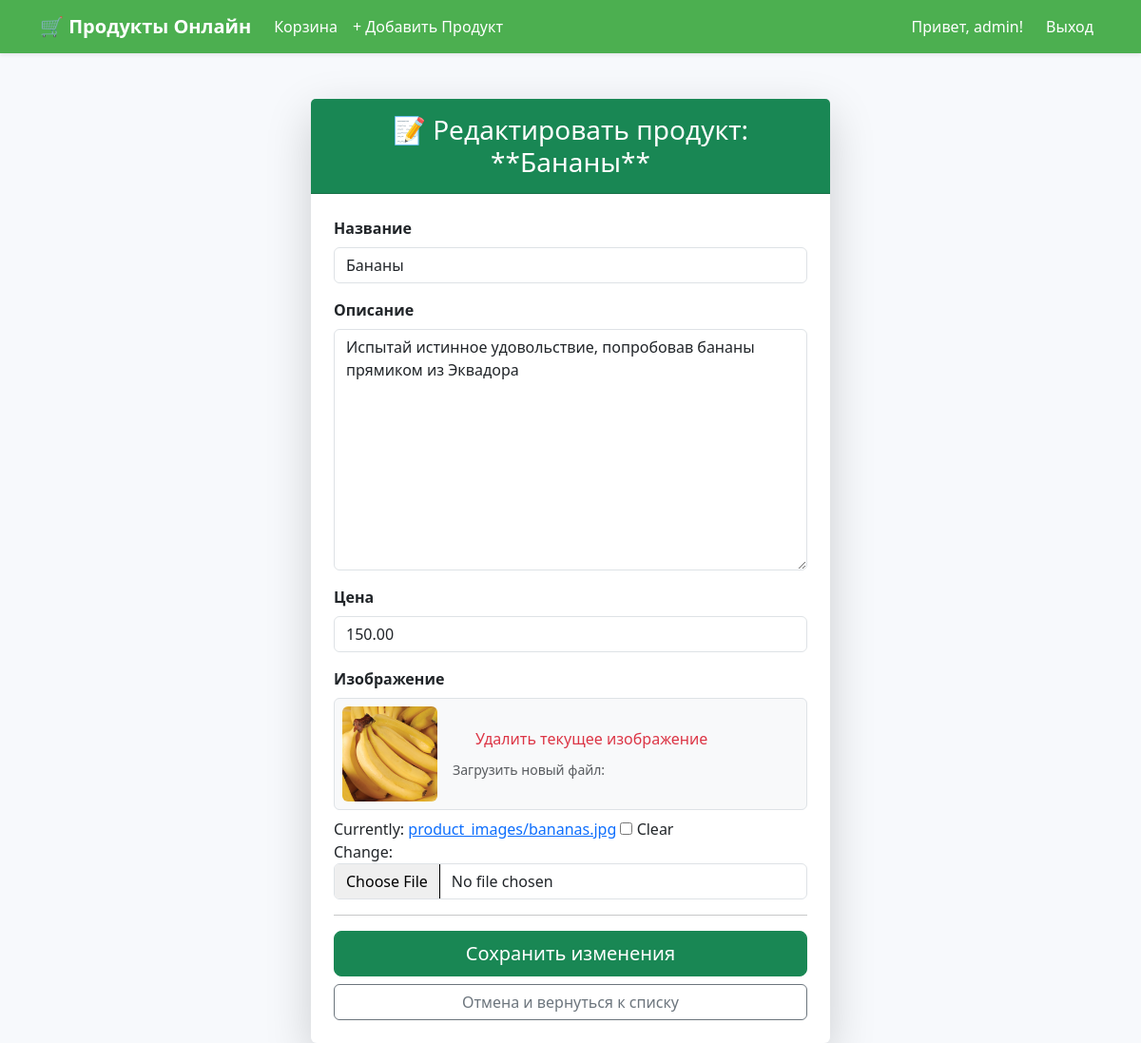
Screenshot of /product/1/edit/ (signed in) with the database file from the repository.
### grocery/models.py (models this page shows, shortened)
class Product(models.Model):
    name = models.CharField(max_length=200, verbose_name="Название")
    description = models.TextField(verbose_name="Описание")
    price = models.DecimalField(max_digits=10, decimal_places=2, verbose_name="Цена")
    image = models.ImageField(upload_to='product_images/', blank=True, null=True, verbose_name="Изображение")
    def get_image_url(self):
        if self.image:
            return self.image.url
        return 'https://via.placeholder.com/400x200?text=Нет+изображения'

### grocery/views.py (the view)
# urls.py: path('product/<int:pk>/edit/', ProductUpdateView.as_view(), name='product_update'),
@method_decorator(login_required, name='dispatch')
class ProductUpdateView(UpdateView):
    model = Product
    fields = ['name', 'description', 'price', 'image']  # Используем 'image'
    success_url = reverse_lazy('product_list')
    template_name = 'product_form.html'
    def dispatch(self, request, *args, **kwargs):
        if not request.user.is_superuser:
            return redirect('product_list')
        return super().dispatch(request, *args, **kwargs)

### templates/product_form.html (shortened to what this page needs)
{% extends "base.html" %}
{% block content %}
<div class="row justify-content-center mt-5">
    <div class="col-md-8 col-lg-6">
        <div class="card shadow-lg border-0">
            <div class="card-header bg-success text-white text-center py-3">
                <h3 class="mb-0">
                    {% if form.instance.pk %}
                        📝 Редактировать продукт: **{{ form.instance.name }}**
                    {% else %}
                        ➕ Добавить новый продукт
                    {% endif %}
                </h3>
            </div>
            <div class="card-body p-4">
                <form method="post" enctype="multipart/form-data">
                    {% for field in form %}
                        <div class="mb-3">
                            <label for="{{ field.id_for_label }}" class="form-label fw-bold">{{ field.label }}</label>
                            {% if field.name == 'image' and form.instance.image %}
                                <div class="mb-2 p-2 border rounded bg-light d-flex align-items-center">
                                    <img src="{{ form.instance.get_image_url }}" alt="Текущее изображение" style="width: 100px; height: 100px; object-fit: cover;" class="me-3 rounded">
                                    <div>
                                        <div class="form-check">
                                            <label class="form-check-label text-danger" for="{{ field.id_for_label }}_0">
                                                Удалить текущее изображение
                                            </label>
                                        </div>
                                        <p class="mt-2 mb-0">
                                            <small class="text-muted">Загрузить новый файл:</small>
                                        </p>
                                    </div>
                                </div>
                                {{ field }}
                            {% else %}
                                {{ field }}
                            {% endif %}
                        </div>
                    {% endfor %}
                    <hr>
                    <div class="d-grid gap-2">
                        <button type="submit" class="btn btn-success btn-lg">
                            {% if form.instance.pk %}Сохранить изменения{% else %}Создать продукт{% endif %}
                        </button>
                        <a href="{% url 'product_list' %}" class="btn btn-outline-secondary">
                            Отмена и вернуться к списку
                        </a>
                    </div>
                </form>
            </div>
        </div>
    </div>
</div>
{% endblock %}

### templates/base.html (shortened to what this page needs)
{% load static %}
<!DOCTYPE html>
<html lang="ru">
<head>
    <link href="https://cdn.jsdelivr.net/npm/bootstrap@5.3.3/dist/css/bootstrap.min.css" rel="stylesheet">
</head>
<body>
    <nav class="navbar navbar-expand-lg navbar-dark bg-success shadow-sm">
        <div class="container">
            <a class="navbar-brand fw-bold" href="{% url 'product_list' %}">
                🛒 Продукты Онлайн
            </a>
            <div class="collapse navbar-collapse" id="navbarNav">
                <ul class="navbar-nav me-auto mb-2 mb-lg-0">
                    <li class="nav-item">
                        <a class="nav-link" href="{% url 'cart' %}">
                            Корзина
                        </a>
                    </li>
                    {% if user.is_superuser %}
                    <li class="nav-item">
                        <a class="nav-link text-warning" href="{% url 'product_create' %}">
                            + Добавить Продукт
                        </a>
                    </li>
                    {% endif %}
                </ul>
                <ul class="navbar-nav">
                    {% if user.is_authenticated %}
                        <li class="nav-item">
                            <span class="nav-link">Привет, {{ user.username }}!</span>
                        </li>
                        <li class="nav-item">
                            <a class="nav-link btn btn-outline-light ms-2" href="{% url 'logout' %}">Выход</a>
                        </li>
                    {% endif %}
                </ul>
            </div>
        </div>
    </nav>
    <main class="container mt-4">
        {% block content %}
        {% endblock %}
    </main>
</body>
</html>

### templates/base.html (style rules this page uses)
body { background-color: #f7f9fc; }
.navbar { background-color: #4CAF50 !important; }
.navbar-brand, .nav-link { color: white !important; }

### rows the page displays
Product: instance.name "Бананы", form "Бананы" "Испытай истинное удовольствие, попробовав бананы прямиком из Эквадора" "150.00", instance.get_image_url (picture)

### other values shown
{{ user.username }} "admin"
{{ field.label }} "Название" "Описание" "Цена" "Изображение"
